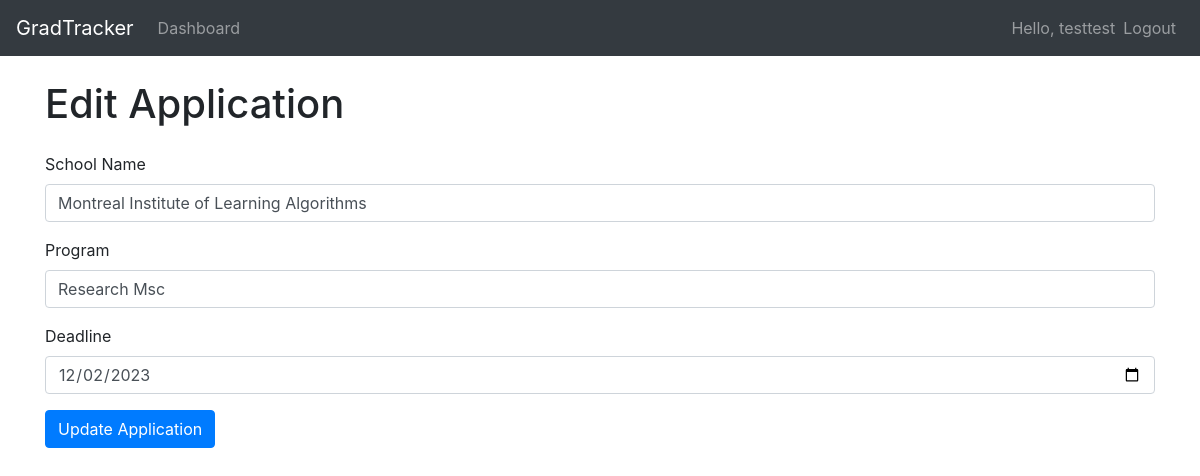
The page /application/edit/1 (signed in) on the database as committed earlier.
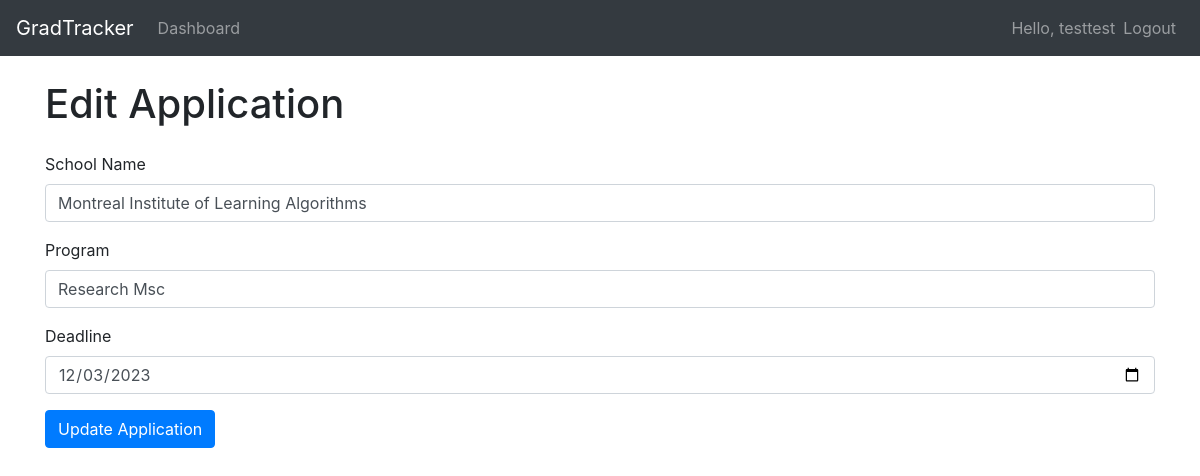
The same page on the database as committed later.
### app/models/models.py (models this page shows)
class Application(db.Model):
    id = db.Column(db.Integer, primary_key=True)
    school_name = db.Column(db.String(1000))
    program = db.Column(db.String(1000))
    deadline = db.Column(db.DateTime(timezone=True), default=func.now())
    user_id = db.Column(db.Integer, db.ForeignKey('user.id'))

### app/routes/views.py (the view, shortened to what this page needs)
@main.route('/application/edit/<int:application_id>', methods=['GET', 'POST'])
@login_required
def edit_application(application_id):
    application = Application.query.get_or_404(application_id)
    form = ApplicationForm(obj=application)
    return render_template('edit_application.html', form=form, application_id=application_id)

### app/forms.py
class ApplicationForm(FlaskForm):
    school_name = StringField('School Name', validators=[DataRequired(), Length(max=1000)])
    program = StringField('Program', validators=[DataRequired(), Length(max=1000)])
    deadline = DateField('Deadline', validators=[DataRequired()], format='%Y-%m-%d')

### app/__init__.py (called while the page is built)
@login_manager.user_loader
def load_user(user_id):
    return User.query.get(int(user_id))

### app/templates/edit_application.html (shortened to what this page needs)
{% extends 'layout.html' %}
{% block content %}
    <h1>Edit Application</h1>
    <form action="{{ url_for('main.edit_application', application_id=application_id) }}" method="post" class="mt-4">
        <div class="form-group">
            {{ form.school_name.label }}
            {{ form.school_name(class="form-control") }}
        </div>
        <div class="form-group">
            {{ form.program.label }}
            {{ form.program(class="form-control") }}
        </div>
        <div class="form-group">
            {{ form.deadline.label }}
            {{ form.deadline(class="form-control") }}
        </div>
        <button type="submit" class="btn btn-primary">Update Application</button>
    </form>
{% endblock %}

Rows that differ between the two databases and show on the page:
changed Application "Montreal Institute of Learning Algorithms": deadline "12/02/2023" → "12/03/2023"
